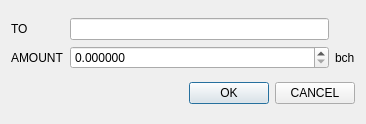
<?xml version="1.0" encoding="UTF-8"?>
<ui version="4.0">
 <class>sendbitcoincash</class>
 <widget class="QDialog" name="sendbitcoincash">
  <property name="geometry">
   <rect>
    <x>0</x>
    <y>0</y>
    <width>366</width>
    <height>124</height>
   </rect>
  </property>
  <property name="windowTitle">
   <string>Send Bitcoin Cash</string>
  </property>
  <layout class="QGridLayout" name="gridLayout_3">
   <item row="0" column="0">
    <layout class="QGridLayout" name="gridLayout_2">
     <item row="0" column="0">
      <widget class="QLabel" name="label">
       <property name="text">
        <string>TO</string>
       </property>
      </widget>
     </item>
     <item row="0" column="1">
      <widget class="QLineEdit" name="lineEdit"/>
     </item>
     <item row="1" column="0">
      <widget class="QLabel" name="label_4">
       <property name="text">
        <string>AMOUNT</string>
       </property>
      </widget>
     </item>
     <item row="1" column="1">
      <widget class="QDoubleSpinBox" name="doubleSpinBox">
       <property name="decimals">
        <number>6</number>
       </property>
       <property name="singleStep">
        <double>0.001000000000000</double>
       </property>
      </widget>
     </item>
     <item row="1" column="2">
      <widget class="QLabel" name="label_3">
       <property name="text">
        <string>bch</string>
       </property>
      </widget>
     </item>
    </layout>
   </item>
   <item row="1" column="0">
    <layout class="QGridLayout" name="gridLayout">
     <item row="0" column="1">
      <widget class="QPushButton" name="ok_pushButton">
       <property name="text">
        <string>OK</string>
       </property>
      </widget>
     </item>
     <item row="0" column="2">
      <widget class="QPushButton" name="cancel_pushButton">
       <property name="text">
        <string>CANCEL</string>
       </property>
      </widget>
     </item>
     <item row="0" column="0">
      <spacer name="horizontalSpacer">
       <property name="orientation">
        <enum>Qt::Horizontal</enum>
       </property>
       <property name="sizeHint" stdset="0">
        <size>
         <width>40</width>
         <height>20</height>
        </size>
       </property>
      </spacer>
     </item>
    </layout>
   </item>
  </layout>
 </widget>
 <resources/>
 <connections/>
</ui>
